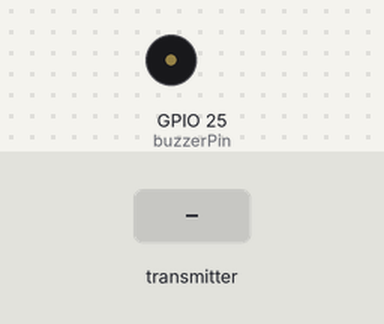
This sketch was run on a simulated ESP32. Parts: buzzer (waves = sounding, pin HIGH). The test bench sets the inputs (shaded band). What the sketch prints to the serial monitor is not drawn.

Above: at 1.2 s.
1.3 s: the transmitter starts sending buttonPressed = 0
2.8 s: the transmitter starts sending buttonPressed = 1
At 3.5 s:
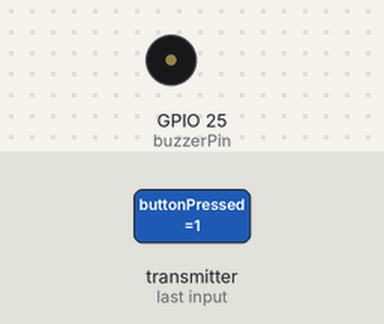
Timing chart, 0 to 10.8 s (numbered marks = the images above; inputs shaded):
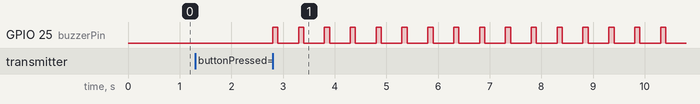

Measured:
- after the input at 1.3 s, every drawn part: stays the same
- after the input at 2.8 s, GPIO 25 (buzzerPin): alternates HIGH for 0.10 s and LOW for 0.40 s, starting at once

The sketch:

ESP_RX.ino
```cpp
#include <esp_now.h>
#include <WiFi.h>
#include <stdio.h>

#define buzzerPin 25

typedef struct struct_message {
  int buttonPressed;
} struct_message;

struct_message inMsg = {0};

void onDataRecv(const esp_now_recv_info_t * info, const uint8_t * incomingData, int len){
  Serial.print("受信 from ");
  for (int i = 0; i < 6; i++) {
    Serial.printf("%02X", info->src_addr[i]);
    if (i < 5) Serial.print(":");
  }
  Serial.println();

  memcpy(&inMsg, incomingData, sizeof(inMsg));
  Serial.println(inMsg.buttonPressed);

  if (inMsg.buttonPressed == 1) {
    Serial.println("Arduino GPIO ON");
    digitalWrite(buzzerPin, HIGH);
    delay(100);
    digitalWrite(buzzerPin, LOW);
  }
}

void setup() {
  // put your setup code here, to run once:
  Serial.begin(115200);
  pinMode(buzzerPin, OUTPUT);
  digitalWrite(buzzerPin, LOW);

  WiFi.mode(WIFI_STA);  // STAモード（送信側と同じ）

  if (esp_now_init() != ESP_OK) {
    Serial.println("ESP-NOW init failed");
    return;
  }

  esp_now_register_recv_cb(onDataRecv);

}

void loop() {
  // put your main code here, to run repeatedly:

}
```
